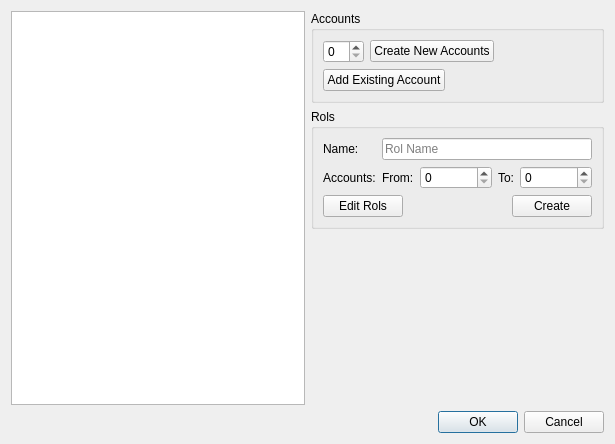
<?xml version="1.0" encoding="UTF-8"?>
<ui version="4.0">
 <class>Dialog</class>
 <widget class="QDialog" name="Dialog">
  <property name="geometry">
   <rect>
    <x>0</x>
    <y>0</y>
    <width>615</width>
    <height>444</height>
   </rect>
  </property>
  <property name="windowTitle">
   <string>Manage Accounts</string>
  </property>
  <layout class="QVBoxLayout" name="verticalLayout_4">
   <item>
    <layout class="QHBoxLayout" name="horizontalLayout_5">
     <item>
      <widget class="QListView" name="listView"/>
     </item>
     <item>
      <layout class="QVBoxLayout" name="verticalLayout_3">
       <item>
        <widget class="QGroupBox" name="groupBox">
         <property name="title">
          <string>Accounts</string>
         </property>
         <layout class="QVBoxLayout" name="verticalLayout">
          <item>
           <layout class="QHBoxLayout" name="horizontalLayout">
            <item>
             <widget class="QSpinBox" name="spinBox"/>
            </item>
            <item>
             <widget class="QPushButton" name="pushButton">
              <property name="text">
               <string>Create New Accounts</string>
              </property>
             </widget>
            </item>
            <item>
             <spacer name="horizontalSpacer">
              <property name="orientation">
               <enum>Qt::Horizontal</enum>
              </property>
              <property name="sizeHint" stdset="0">
               <size>
                <width>40</width>
                <height>20</height>
               </size>
              </property>
             </spacer>
            </item>
           </layout>
          </item>
          <item>
           <layout class="QHBoxLayout" name="horizontalLayout_2">
            <item>
             <widget class="QPushButton" name="pushButton_2">
              <property name="text">
               <string>Add Existing Account</string>
              </property>
             </widget>
            </item>
            <item>
             <spacer name="horizontalSpacer_2">
              <property name="orientation">
               <enum>Qt::Horizontal</enum>
              </property>
              <property name="sizeHint" stdset="0">
               <size>
                <width>78</width>
                <height>20</height>
               </size>
              </property>
             </spacer>
            </item>
           </layout>
          </item>
         </layout>
        </widget>
       </item>
       <item>
        <widget class="QGroupBox" name="groupBox_2">
         <property name="title">
          <string>Rols</string>
         </property>
         <layout class="QVBoxLayout" name="verticalLayout_2">
          <item>
           <layout class="QFormLayout" name="formLayout">
            <item row="0" column="0">
             <widget class="QLabel" name="label_4">
              <property name="text">
               <string>Name:</string>
              </property>
             </widget>
            </item>
            <item row="0" column="1">
             <widget class="QLineEdit" name="lineEdit">
              <property name="placeholderText">
               <string>Rol Name</string>
              </property>
             </widget>
            </item>
            <item row="1" column="0">
             <widget class="QLabel" name="label_3">
              <property name="text">
               <string>Accounts:</string>
              </property>
             </widget>
            </item>
            <item row="1" column="1">
             <layout class="QHBoxLayout" name="horizontalLayout_3">
              <item>
               <widget class="QLabel" name="label">
                <property name="sizePolicy">
                 <sizepolicy hsizetype="Fixed" vsizetype="Preferred">
                  <horstretch>0</horstretch>
                  <verstretch>0</verstretch>
                 </sizepolicy>
                </property>
                <property name="text">
                 <string>From:</string>
                </property>
               </widget>
              </item>
              <item>
               <widget class="QSpinBox" name="spinBox_2"/>
              </item>
              <item>
               <widget class="QLabel" name="label_2">
                <property name="sizePolicy">
                 <sizepolicy hsizetype="Fixed" vsizetype="Preferred">
                  <horstretch>0</horstretch>
                  <verstretch>0</verstretch>
                 </sizepolicy>
                </property>
                <property name="text">
                 <string>To:</string>
                </property>
               </widget>
              </item>
              <item>
               <widget class="QSpinBox" name="spinBox_3"/>
              </item>
             </layout>
            </item>
           </layout>
          </item>
          <item>
           <layout class="QHBoxLayout" name="horizontalLayout_4">
            <item>
             <widget class="QPushButton" name="pushButton_4">
              <property name="text">
               <string>Edit Rols</string>
              </property>
             </widget>
            </item>
            <item>
             <spacer name="horizontalSpacer_3">
              <property name="orientation">
               <enum>Qt::Horizontal</enum>
              </property>
              <property name="sizeHint" stdset="0">
               <size>
                <width>28</width>
                <height>20</height>
               </size>
              </property>
             </spacer>
            </item>
            <item>
             <widget class="QPushButton" name="pushButton_3">
              <property name="text">
               <string>Create</string>
              </property>
             </widget>
            </item>
           </layout>
          </item>
         </layout>
        </widget>
       </item>
       <item>
        <spacer name="verticalSpacer">
         <property name="orientation">
          <enum>Qt::Vertical</enum>
         </property>
         <property name="sizeHint" stdset="0">
          <size>
           <width>20</width>
           <height>18</height>
          </size>
         </property>
        </spacer>
       </item>
      </layout>
     </item>
    </layout>
   </item>
   <item>
    <widget class="QDialogButtonBox" name="buttonBox">
     <property name="orientation">
      <enum>Qt::Horizontal</enum>
     </property>
     <property name="standardButtons">
      <set>QDialogButtonBox::Cancel|QDialogButtonBox::Ok</set>
     </property>
    </widget>
   </item>
  </layout>
 </widget>
 <resources/>
 <connections>
  <connection>
   <sender>buttonBox</sender>
   <signal>accepted()</signal>
   <receiver>Dialog</receiver>
   <slot>accept()</slot>
   <hints>
    <hint type="sourcelabel">
     <x>248</x>
     <y>254</y>
    </hint>
    <hint type="destinationlabel">
     <x>157</x>
     <y>274</y>
    </hint>
   </hints>
  </connection>
  <connection>
   <sender>buttonBox</sender>
   <signal>rejected()</signal>
   <receiver>Dialog</receiver>
   <slot>reject()</slot>
   <hints>
    <hint type="sourcelabel">
     <x>316</x>
     <y>260</y>
    </hint>
    <hint type="destinationlabel">
     <x>286</x>
     <y>274</y>
    </hint>
   </hints>
  </connection>
 </connections>
</ui>
